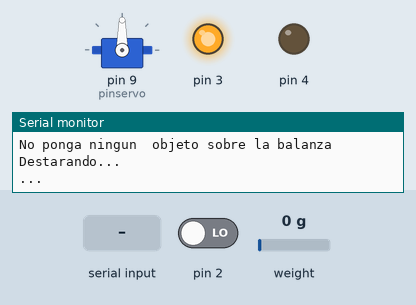
Simulated run of this sketch. Board: Arduino Uno, built with avr-gcc and run on an emulated ATmega328P. On the bench: servo, output pins drawn as LEDs (lit = HIGH), the last lines printed to the serial monitor. The test bench sets the inputs (shaded band); at power-on: weight on the scale 0 g, pin 2 LOW.

Above: at 3.3 s.
3.4 s: "getw" received over Serial
At 6.2 s:
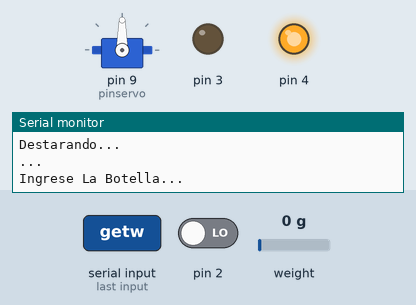
6.6 s: weight on the scale set to 9 g
8.3 s: weight on the scale set to 12 g
At 12.0 s:
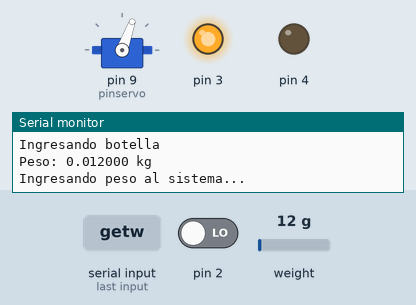
Timing chart, 0 to 13.5 s (numbered marks = the images above; inputs shaded):
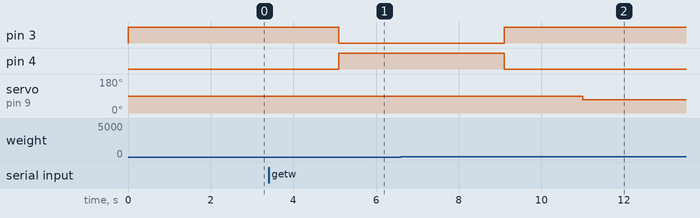

The sketch:

Proyecto_innovacion.ino
```cpp
#include <HX711.h>
#include <Servo.h>


#define DOUT  A1
#define CLK  A0

HX711 balanza(DOUT, CLK);

Servo miServo;
int angulo=90;
int pinservo = 9;
String readString;
char c;
int endProcess = 0;
int finish;

int finalizar = 0;
float peso;
void setup() {
  // put your setup code here, to run once:
  Serial.begin(9600);
  pinMode(2,INPUT);
  pinMode(3,OUTPUT);
  pinMode(4, OUTPUT);
  digitalWrite(3, HIGH);

  // Pesar
  Serial.print("Lectura del valor del ADC:  ");
  Serial.println(balanza.read());
  Serial.println("No ponga ningun  objeto sobre la balanza");
  Serial.println("Destarando...");
  Serial.println("...");
  balanza.set_scale(-938978.4689); // Establecemos la escala
  balanza.tare(20);  //El peso actual es considerado Tara.

  //Servo
  miServo.attach(pinservo);

}

void loop() {
  // put your main code here, to run repeatedly:
  // Verificar usuario y abrir compuerta


while (Serial.available())
  {
    if (Serial.available() > 0)
    {
      c = Serial.read();  //gets one byte from serial buffer
      readString += c; //makes the string readString
    }
  }

 peso = (balanza.get_units(10));

 if (readString == "getw"){

  endProcess = digitalRead(2);

 if (endProcess == 1){
  digitalWrite(4, LOW);
  digitalWrite(3, HIGH);
  readString = "";
  Serial.print("exit");
  }

 else if (peso > 0.01){
    digitalWrite(4, LOW);
    digitalWrite(3, HIGH);
    Serial.println("Ingresando botella");
    delay(1000);
    // Pesar
    Serial.print("Peso: ");
    peso = (balanza.get_units(3));
    Serial.print(peso,6);
    Serial.println(" kg");
    balanza.power_down();              // put the ADC in sleep mode
  //  delay(5000);
  //  balanza.power_up();

    // Ingresar producto al sistema
    Serial.println("Ingresando peso al sistema...");

    // Mover la botella
    balanza.power_up();
    peso = (balanza.get_units(3));
    while(peso > 0.01){
      peso = (balanza.get_units(3));
      angulo = 70;//Maxima velocidad.
      //angulo-=10;//decrementamos 10
      miServo.write(angulo);
    }

    peso = (balanza.get_units(3));
    if (peso <= 0.01){
      angulo = 90;//Maxima velocidad.
      miServo.write(angulo);
    }

    else{
      //NADA
    }

    // Cerrar sesión
  }

  //No se ha detectado codigo QR
  else{
    digitalWrite(4, HIGH);
    digitalWrite(3, LOW);
    Serial.println("Ingrese La Botella...");}
    delay(1000);
  }
}
```

Measured:
- the behaviour switches between 10 and 11 g on weight on the scale (found by bisection; images 1 and 2)
- after the input at 3.4 s, pin 3: HIGH → LOW after 1.7 s; pin 4: LOW → HIGH after 1.7 s
- after the input at 8.3 s, pin 3: LOW → HIGH after 0.80 s; pin 4: HIGH → LOW after 0.80 s; servo on pin 9 (pinservo): 90° → 70° after 2.7 s
